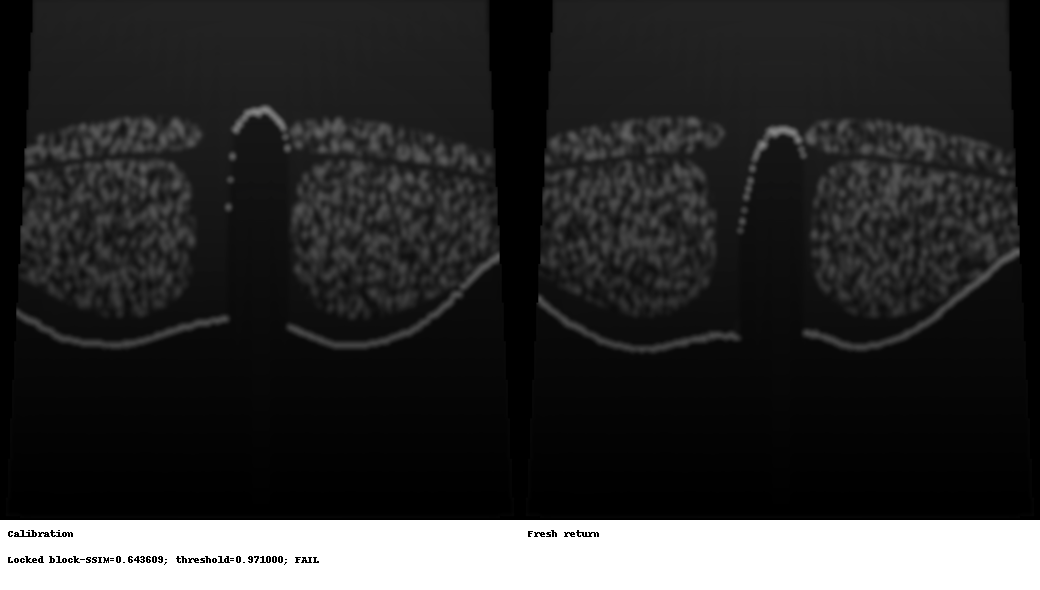
#> input picture Artifacts/ThoracicUSCoach/position_guided_t7/P1_POSITION_AWARE_PILOT/calibration_vs_return_ultrasound.png, 1040 x 590 px
$ python -i position_aware_relocalization.py   (imports and definitions only)
#> lines starting #> are read from the running program, lines starting #| are printed output that depends on the picture
from __future__ import annotations

import argparse
import hashlib
import json
import math
from datetime import datetime, timezone
from pathlib import Path
from typing import Sequence

import numpy as np
from PIL import Image, ImageDraw


REFERENCE_PHASES = ("caudal_reverse", "cranial_outbound")
QUERY_PHASES = ("caudal_outbound", "cranial_reverse")
PERTURBATIONS = (
    {"name": "clean", "longitudinalBiasMm": 0.0, "yawBiasDeg": 0.0},
    {"name": "longitudinal_plus_3mm", "longitudinalBiasMm": 3.0, "yawBiasDeg": 0.0},
    {"name": "longitudinal_minus_3mm", "longitudinalBiasMm": -3.0, "yawBiasDeg": 0.0},
    {"name": "yaw_plus_2deg", "longitudinalBiasMm": 0.0, "yawBiasDeg": 2.0},
    {"name": "yaw_minus_2deg", "longitudinalBiasMm": 0.0, "yawBiasDeg": -2.0},
)
IMAGE_SIZE = 64
SSIM_BLOCK_SIZE = 8
POSE_SIGMA_MM = 6.0
ORIENTATION_MM_PER_DEG = 0.5
FUSION_POSITION_WEIGHT = 0.65
FUSION_IMAGE_WEIGHT = 0.35
WRONG_LOCATION_TOLERANCE_MM = 6.0
AMBIGUITY_SIMILARITY_DELTA = 0.01
AMBIGUITY_SEPARATION_MM = 9.0
FORBIDDEN_RELOCALIZATION_KEYS = (
    "t7", "tlevel", "referencelevel", "anatomy", "mesh", "provenance",
    "evaluatordistance", "targetscore", "targetcoordinate",
)


def _utc_now() -> str:
    return datetime.now(timezone.utc).isoformat()


def _load_json(path: Path) -> dict:
    return json.loads(path.read_text(encoding="utf-8"))


def _save_json(path: Path, value: object) -> None:
    path.parent.mkdir(parents=True, exist_ok=True)
    path.write_text(json.dumps(value, indent=2, sort_keys=True) + "\n", encoding="utf-8")


# [6 lines left out: function _sha256, not called in this run]


def _vector(value: dict) -> np.ndarray:
    return np.asarray([float(value[axis]) for axis in ("x", "y", "z")], dtype=np.float64)


def _quaternion(value: dict) -> np.ndarray:
    result = np.asarray([float(value[axis]) for axis in ("x", "y", "z", "w")], dtype=np.float64)
    return result / max(float(np.linalg.norm(result)), 1e-12)


def quaternion_angle_deg(left: np.ndarray, right: np.ndarray) -> float:
    dot = float(np.clip(abs(np.dot(left, right)), 0.0, 1.0))
    return float(2.0 * math.degrees(math.acos(dot)))


# [16 lines left out: functions quaternion_multiply, axis_angle_quaternion, not called in this run]


def load_image_descriptor(path: Path) -> np.ndarray:
    with Image.open(path) as image:
#> image is the input picture: PIL image 1040x590 RGB; mean R, G, B 48.5, 48.5, 48.5
        gray = image.convert("L")
        width, height = gray.size
#> width = 1040; height = 590
        crop = gray.crop((int(0.05 * width), int(0.05 * height),
                          int(0.95 * width), int(0.95 * height)))
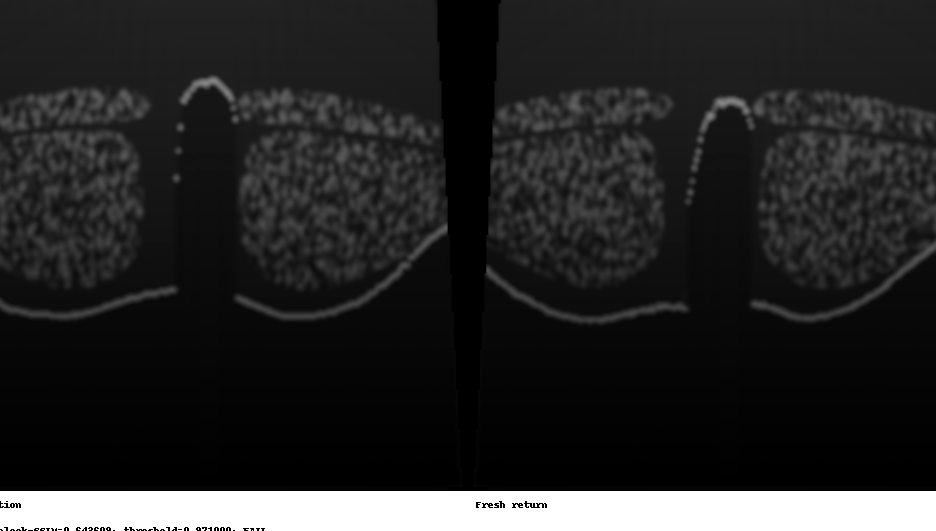
#> crop: PIL image 936x531 L; min 0, max 255, mean 39.1
        resized = crop.resize((IMAGE_SIZE, IMAGE_SIZE), Image.Resampling.BILINEAR)
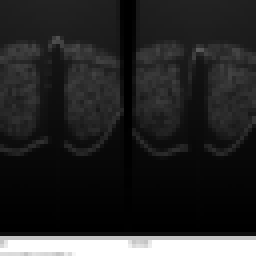
#> resized: PIL image 64x64 L (shown 4 times larger); min 0, max 255, mean 39.1
        values = np.asarray(resized, dtype=np.float64) / 255.0
    low, high = np.quantile(values, (0.02, 0.98))
#> low = 0; high = 1
    return np.clip((values - low) / max(float(high - low), 1e-8), 0.0, 1.0)


# [566 lines left out: functions block_ssim, pose_distance_mm, apply_pose_perturbation, assert_no_restricted_keys, verify_inputs, build_records and 14 more, not called in this run]


# [2 lines not run here, left out]

>>> result = load_image_descriptor('../../Artifacts/ThoracicUSCoach/position_guided_t7/P1_POSITION_AWARE_PILOT/calibration_vs_return_ultrasound.png')
